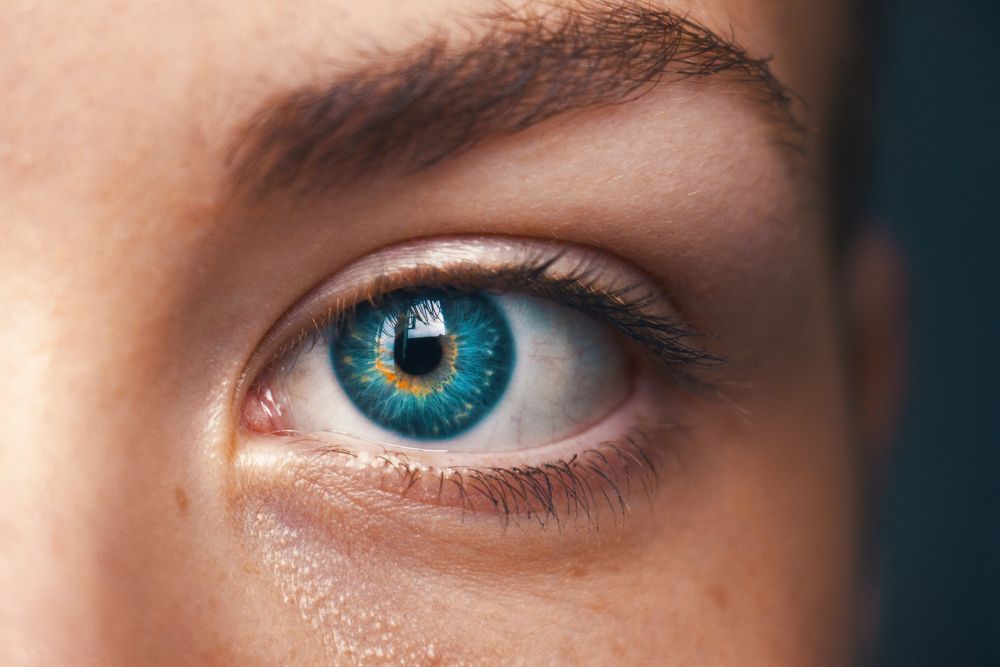
#> input picture Урок 2/example/image.jpg, 1000 x 667 px
$ python example_1.py
#> lines starting #> are read from the running program, lines starting #| are printed output that depends on the picture
import cv2

""" Пример показывает вывод изображения с обнулением 2 из 3 каналов"""

# считывание изображения
image = cv2.imread("image.jpg")
#> image is the input picture: shape (667, 1000, 3); mean B, G, R 96, 108.7, 140.8
# уменьшение размера для удобства вывода
image = cv2.resize(image, (0, 0), fx=0.5, fy=0.5)
#> image: shape (334, 500, 3)
cv2.imshow("1", image)

# создание копий
image_R = image.copy()
image_G = image.copy()
image_B = image.copy()

# обнуление каналов B и G
image_R[:, :, 0] = 0
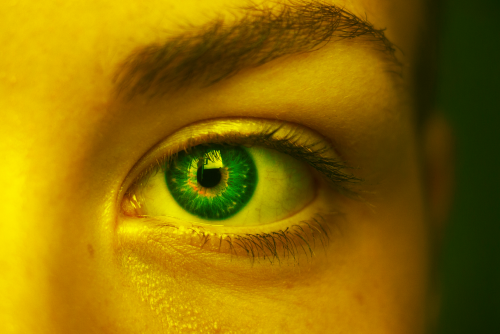
#> image_R: shape (334, 500, 3); mean B, G, R 0, 108.8, 141
image_R[:, :, 1] = 0
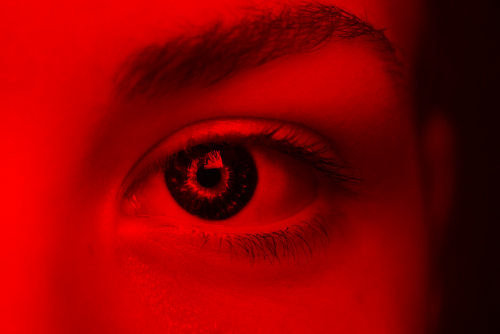
#> image_R: shape (334, 500, 3); mean B, G, R 0, 0, 141

# обнуление каналов
image_G[:, :, 0] = 0
image_G[:, :, 2] = 0
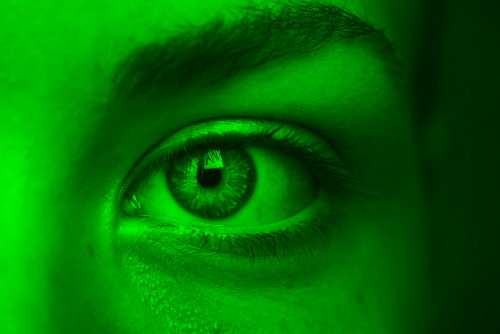
#> image_G: shape (334, 500, 3); mean B, G, R 0, 108.8, 0

image_B[:, :, 1] = 0
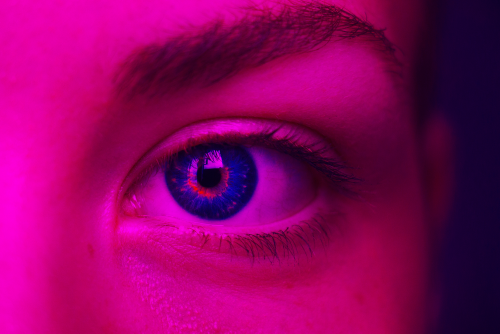
#> image_B: shape (334, 500, 3); mean B, G, R 96.1, 0, 141
image_B[:, :, 2] = 0
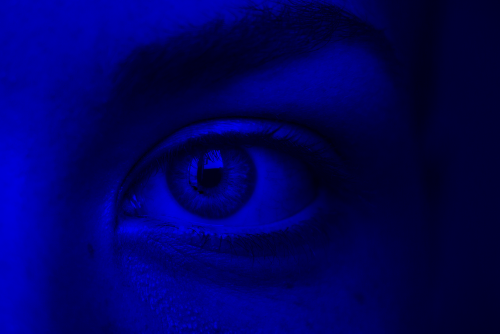
#> image_B: shape (334, 500, 3); mean B, G, R 96.1, 0, 0

# вывод изображения
cv2.imshow("G", image_G)
cv2.imshow("B", image_B)
cv2.imshow("R", image_R)
# пауза программы
cv2.waitKey()
